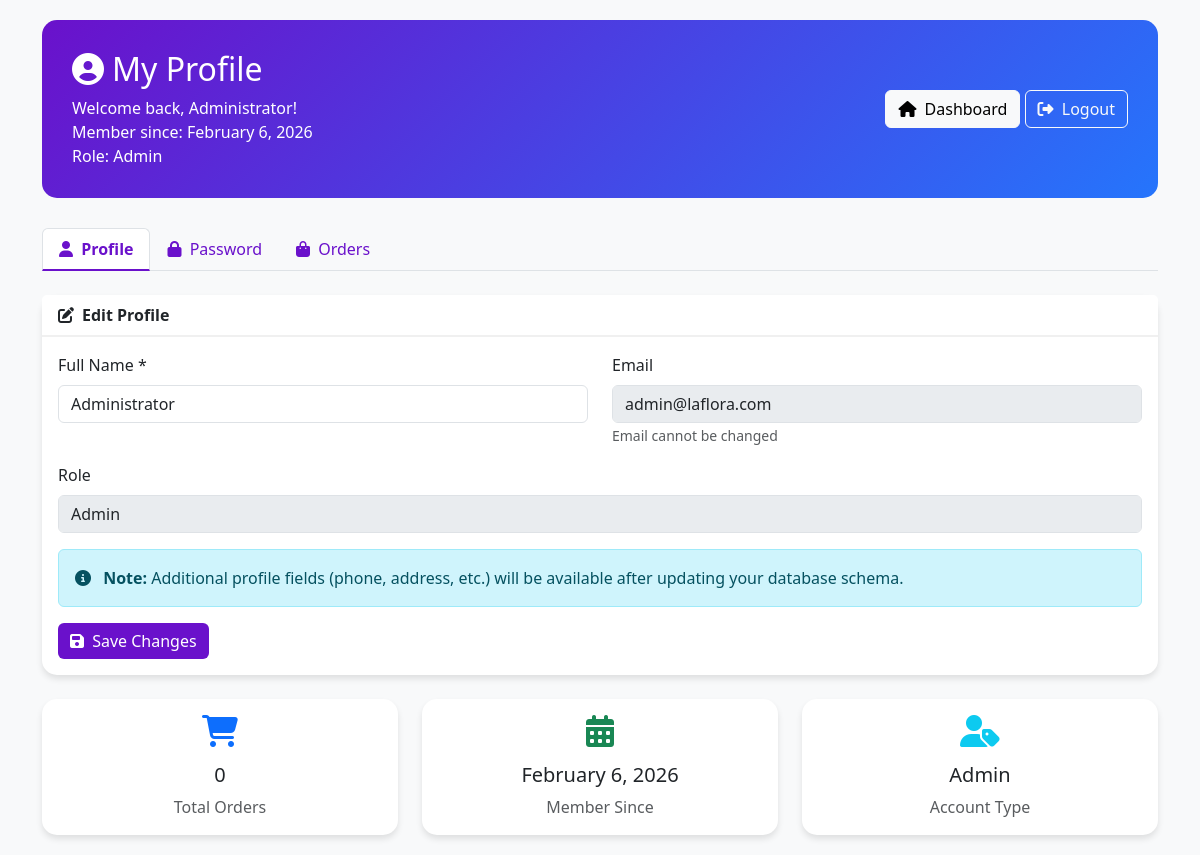
/user/profile.php (signed in), run on the app's committed database.
### tables this page shows
CREATE TABLE users (
  id int(11) NOT NULL,
  name varchar(100) NOT NULL,
  email varchar(100) NOT NULL,
  phone varchar(20) DEFAULT NULL,
  password varchar(255) NOT NULL,
  role enum('user','admin') DEFAULT 'user',
  status enum('active','blocked') DEFAULT 'active',
  created_at timestamp NOT NULL DEFAULT current_timestamp(),
  updated_at timestamp NOT NULL DEFAULT current_timestamp() ON UPDATE current_timestamp()
);

### user/profile.php (the view, shortened to what this page needs)
<?php
require_once '../includes/database.php';
$user_id = $_SESSION['user_id'];
$sql = "SELECT id, name, email, role, created_at FROM users WHERE id = ?";
$stmt = mysqli_prepare($conn, $sql);
mysqli_stmt_bind_param($stmt, "i", $user_id);
mysqli_stmt_execute($stmt);
$result = mysqli_stmt_get_result($stmt);
$user = mysqli_fetch_assoc($result);
$orders = [];
?>
<!DOCTYPE html>
<html lang="en">
<head>
    <link href="https://cdn.jsdelivr.net/npm/bootstrap@5.3.0/dist/css/bootstrap.min.css" rel="stylesheet">
    <link rel="stylesheet" href="https://cdnjs.cloudflare.com/ajax/libs/font-awesome/6.4.0/css/all.min.css">
</head>
<body>
    <div class="container">
        <div class="profile-header">
            <div class="row align-items-center">
                <div class="col-md-8">
                    <h2><i class="fas fa-user-circle me-2"></i>My Profile</h2>
                    <p class="mb-0">Welcome back, <?php echo htmlspecialchars($user['name']); ?>!</p>
                    <p class="mb-0">Member since: <?php echo date('F j, Y', strtotime($user['created_at'])); ?></p>
                    <p class="mb-0">Role: <?php echo htmlspecialchars(ucfirst($user['role'])); ?></p>
                </div>
                <div class="col-md-4 text-end">
                    <a href="dashboard.php" class="btn btn-light"><i class="fas fa-home me-1"></i> Dashboard</a>
                    <a href="logout.php" class="btn btn-outline-light"><i class="fas fa-sign-out-alt me-1"></i> Logout</a>
                </div>
            </div>
        </div>
        <ul class="nav nav-tabs mb-4" id="profileTab" role="tablist">
            <li class="nav-item" role="presentation">
                <button class="nav-link active" id="profile-tab" data-bs-toggle="tab" data-bs-target="#profile" type="button" role="tab">
                    <i class="fas fa-user me-1"></i> Profile
                </button>
            </li>
            <li class="nav-item" role="presentation">
                <button class="nav-link" id="password-tab" data-bs-toggle="tab" data-bs-target="#password" type="button" role="tab">
                    <i class="fas fa-lock me-1"></i> Password
                </button>
            </li>
            <li class="nav-item" role="presentation">
                <button class="nav-link" id="orders-tab" data-bs-toggle="tab" data-bs-target="#orders" type="button" role="tab">
                    <i class="fas fa-shopping-bag me-1"></i> Orders
                </button>
            </li>
        </ul>
        <div class="tab-content" id="profileTabContent">
            <div class="tab-pane fade show active" id="profile" role="tabpanel">
                <div class="card">
                    <div class="card-header">
                        <i class="fas fa-edit me-2"></i>Edit Profile
                    </div>
                    <div class="card-body">
                        <form method="post">
                            <div class="row">
                                <div class="col-md-6 mb-3">
                                    <label class="form-label">Full Name *</label>
                                    <input type="text" name="name" class="form-control"
                                           value="<?php echo htmlspecialchars($user['name']); ?>" required>
                                </div>
                                <div class="col-md-6 mb-3">
                                    <label class="form-label">Email</label>
                                    <input type="email" class="form-control"
                                           value="<?php echo htmlspecialchars($user['email']); ?>" disabled>
                                    <small class="text-muted">Email cannot be changed</small>
                                </div>
                            </div>
                            <div class="mb-3">
                                <label class="form-label">Role</label>
                                <input type="text" class="form-control"
                                       value="<?php echo htmlspecialchars(ucfirst($user['role'])); ?>" disabled>
                            </div>
                            <div class="alert alert-info">
                                <i class="fas fa-info-circle me-2"></i>
                                <strong>Note:</strong> Additional profile fields (phone, address, etc.) will be available after updating your database schema.
                            </div>
                            <button type="submit" class="btn btn-primary">
                                <i class="fas fa-save me-1"></i> Save Changes
                            </button>
                        </form>
                    </div>
                </div>
            </div>
        </div>
        <div class="row mt-4">
            <div class="col-md-4">
                <div class="card text-center">
                    <div class="card-body">
                        <i class="fas fa-shopping-cart fa-2x text-primary mb-3"></i>
                        <h5><?php echo count($orders); ?></h5>
                        <p class="text-muted mb-0">Total Orders</p>
                    </div>
                </div>
            </div>
            <div class="col-md-4">
                <div class="card text-center">
                    <div class="card-body">
                        <i class="fas fa-calendar-alt fa-2x text-success mb-3"></i>
                        <h5><?php echo date('F j, Y', strtotime($user['created_at'])); ?></h5>
                        <p class="text-muted mb-0">Member Since</p>
                    </div>
                </div>
            </div>
            <div class="col-md-4">
                <div class="card text-center">
                    <div class="card-body">
                        <i class="fas fa-user-tag fa-2x text-info mb-3"></i>
                        <h5><?php echo htmlspecialchars(ucfirst($user['role'])); ?></h5>
                        <p class="text-muted mb-0">Account Type</p>
                    </div>
                </div>
            </div>
        </div>
    </div>
</body>
</html>

### user/profile.php (style rules this page uses)
body { background-color: #f8f9fa; padding-top: 20px; }
.profile-header { background: linear-gradient(135deg, #6a11cb 0%, #2575fc 100%); color: white; padding: 30px; border-radius: 15px; margin-bottom: 30px; }
.card { border-radius: 15px; border: none; box-shadow: 0 4px 6px rgba(0,0,0,0.1); margin-bottom: 20px; }
.card-header { background-color: #fff; border-bottom: 2px solid #f0f0f0; font-weight: 600; }
.btn-primary { background-color: #6a11cb; border: none; }
.nav-tabs .nav-link { color: #6a11cb; }
.nav-tabs .nav-link.active { color: #6a11cb; font-weight: bold; border-bottom: 2px solid #6a11cb; }

### data on the page
users: name "Administrator", created_at "February 6, 2026", role "Admin", email "admin@laflora.com"

### other printed values
count($orders) "0"
